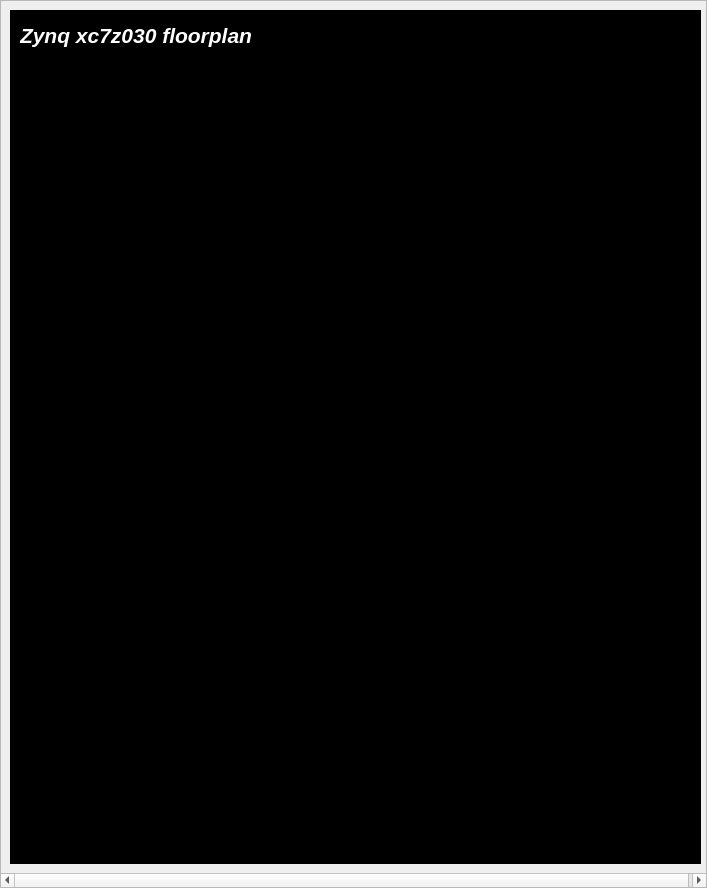
<?xml version="1.0" encoding="UTF-8"?>
<ui version="4.0">
 <class>FloorplanFrame</class>
 <widget class="QScrollArea" name="FloorplanFrame">
  <property name="geometry">
   <rect>
    <x>0</x>
    <y>0</y>
    <width>707</width>
    <height>888</height>
   </rect>
  </property>
  <property name="sizePolicy">
   <sizepolicy hsizetype="MinimumExpanding" vsizetype="MinimumExpanding">
    <horstretch>0</horstretch>
    <verstretch>0</verstretch>
   </sizepolicy>
  </property>
  <property name="windowTitle">
   <string>ScrollArea</string>
  </property>
  <property name="widgetResizable">
   <bool>true</bool>
  </property>
  <widget class="QWidget" name="scrollAreaWidgetContents">
   <property name="geometry">
    <rect>
     <x>0</x>
     <y>0</y>
     <width>709</width>
     <height>872</height>
    </rect>
   </property>
   <layout class="QHBoxLayout" name="horizontalLayout">
    <item>
     <widget class="QFrame" name="fFloorplanFPGAContents">
      <property name="sizePolicy">
       <sizepolicy hsizetype="Fixed" vsizetype="Fixed">
        <horstretch>0</horstretch>
        <verstretch>0</verstretch>
       </sizepolicy>
      </property>
      <property name="minimumSize">
       <size>
        <width>691</width>
        <height>854</height>
       </size>
      </property>
      <property name="palette">
       <palette>
        <active>
         <colorrole role="Base">
          <brush brushstyle="SolidPattern">
           <color alpha="255">
            <red>0</red>
            <green>0</green>
            <blue>0</blue>
           </color>
          </brush>
         </colorrole>
         <colorrole role="Window">
          <brush brushstyle="SolidPattern">
           <color alpha="255">
            <red>0</red>
            <green>0</green>
            <blue>0</blue>
           </color>
          </brush>
         </colorrole>
        </active>
        <inactive>
         <colorrole role="Base">
          <brush brushstyle="SolidPattern">
           <color alpha="255">
            <red>0</red>
            <green>0</green>
            <blue>0</blue>
           </color>
          </brush>
         </colorrole>
         <colorrole role="Window">
          <brush brushstyle="SolidPattern">
           <color alpha="255">
            <red>0</red>
            <green>0</green>
            <blue>0</blue>
           </color>
          </brush>
         </colorrole>
        </inactive>
        <disabled>
         <colorrole role="Base">
          <brush brushstyle="SolidPattern">
           <color alpha="255">
            <red>0</red>
            <green>0</green>
            <blue>0</blue>
           </color>
          </brush>
         </colorrole>
         <colorrole role="Window">
          <brush brushstyle="SolidPattern">
           <color alpha="255">
            <red>0</red>
            <green>0</green>
            <blue>0</blue>
           </color>
          </brush>
         </colorrole>
        </disabled>
       </palette>
      </property>
      <property name="autoFillBackground">
       <bool>true</bool>
      </property>
      <widget class="QLabel" name="label_10">
       <property name="geometry">
        <rect>
         <x>10</x>
         <y>10</y>
         <width>281</width>
         <height>31</height>
        </rect>
       </property>
       <property name="palette">
        <palette>
         <active>
          <colorrole role="WindowText">
           <brush brushstyle="SolidPattern">
            <color alpha="255">
             <red>255</red>
             <green>255</green>
             <blue>255</blue>
            </color>
           </brush>
          </colorrole>
          <colorrole role="Text">
           <brush brushstyle="SolidPattern">
            <color alpha="255">
             <red>255</red>
             <green>255</green>
             <blue>255</blue>
            </color>
           </brush>
          </colorrole>
         </active>
         <inactive>
          <colorrole role="WindowText">
           <brush brushstyle="SolidPattern">
            <color alpha="255">
             <red>255</red>
             <green>255</green>
             <blue>255</blue>
            </color>
           </brush>
          </colorrole>
          <colorrole role="Text">
           <brush brushstyle="SolidPattern">
            <color alpha="255">
             <red>255</red>
             <green>255</green>
             <blue>255</blue>
            </color>
           </brush>
          </colorrole>
         </inactive>
         <disabled>
          <colorrole role="WindowText">
           <brush brushstyle="SolidPattern">
            <color alpha="255">
             <red>127</red>
             <green>127</green>
             <blue>127</blue>
            </color>
           </brush>
          </colorrole>
          <colorrole role="Text">
           <brush brushstyle="SolidPattern">
            <color alpha="255">
             <red>127</red>
             <green>127</green>
             <blue>127</blue>
            </color>
           </brush>
          </colorrole>
         </disabled>
        </palette>
       </property>
       <property name="font">
        <font>
         <pointsize>16</pointsize>
         <weight>75</weight>
         <italic>true</italic>
         <bold>true</bold>
        </font>
       </property>
       <property name="text">
        <string>Zynq xc7z030 floorplan</string>
       </property>
       <property name="scaledContents">
        <bool>false</bool>
       </property>
      </widget>
      <widget class="QLabel" name="floorplan">
       <property name="geometry">
        <rect>
         <x>10</x>
         <y>40</y>
         <width>671</width>
         <height>841</height>
        </rect>
       </property>
       <property name="text">
        <string/>
       </property>
       <property name="pixmap">
        <pixmap resource="resources.qrc">:/image/fpga</pixmap>
       </property>
      </widget>
     </widget>
    </item>
   </layout>
  </widget>
 </widget>
 <resources>
  <include location="resources.qrc"/>
 </resources>
 <connections/>
</ui>
